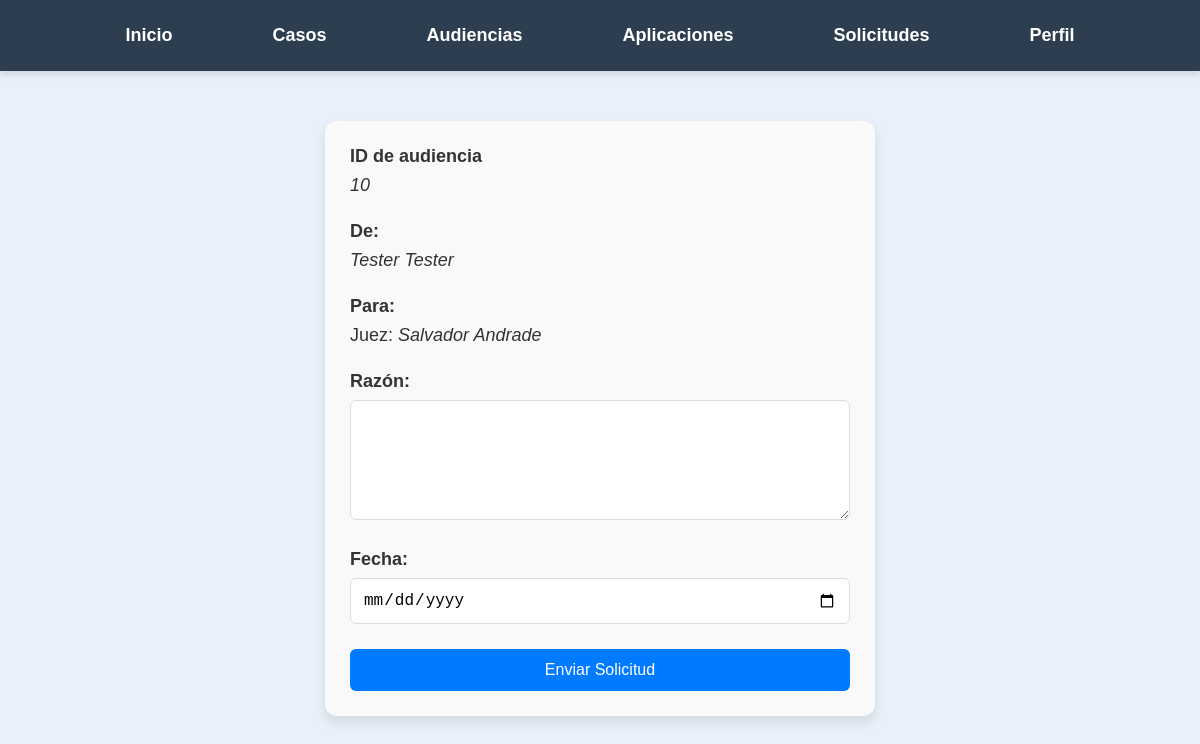
The page /Audiencias/Solicitud_Audiencia.php?id=10 (signed in) on the database its author committed.
### tables this page shows
CREATE TABLE `audiencias` (
  `id` int(11) NOT NULL,
  `titulo` varchar(255) NOT NULL,
  `caso` varchar(50) NOT NULL,
  `modalidad` varchar(50) NOT NULL,
  `fecha` date NOT NULL,
  `hora` time NOT NULL,
  `imputado` varchar(255) NOT NULL,
  `victima` varchar(255) NOT NULL,
  `delito` varchar(50) NOT NULL,
  `descripcion` text DEFAULT NULL,
  `juzgado` varchar(50) NOT NULL,
  `abogado` varchar(50) NOT NULL,
  `fiscal` varchar(50) NOT NULL,
  `sala` varchar(50) NOT NULL,
  `juez_suplente` varchar(50) NOT NULL
);

CREATE TABLE `usuarios` (
  `id` int(11) NOT NULL,
  `nombre` varchar(50) DEFAULT NULL,
  `apellido` varchar(50) DEFAULT NULL,
  `telefono` varchar(15) DEFAULT NULL,
  `tipo` varchar(20) DEFAULT NULL,
  `correo` varchar(100) DEFAULT NULL,
  `contrasena` varchar(255) DEFAULT NULL,
  `terminos` varchar(11) NOT NULL
);

### Audiencias/Solicitud_Audiencia.php (the view, shortened to what this page needs)
<?php
$servername = "localhost";
$username = "root";
$password = "";
$dbname = "legalcc";
$conn = new mysqli($servername, $username, $password, $dbname);
$user_id = $_SESSION['user_id'];
$sql = "SELECT tipo FROM usuarios WHERE id = ?";
$stmt = $conn->prepare($sql);
$stmt->bind_param("i", $user_id);
$stmt->execute();
$stmt->bind_result($tipo_usuario);
$servername = "localhost";
$username = "root";
$password = "";
$dbname = "legalcc";
$conn = new mysqli($servername, $username, $password, $dbname);
$user_id = $_SESSION['user_id'];
$sql_user = "SELECT nombre, apellido FROM usuarios WHERE id = ?";
$stmt_user = $conn->prepare($sql_user);
$stmt_user->bind_param("i", $user_id);
$stmt_user->execute();
$stmt_user->bind_result($nombre_usuario, $apellido_usuario);
$caso_id = isset($_GET['id']) ? (int)$_GET['id'] : 0;
$sql_caso = "SELECT id FROM audiencias WHERE id = ?";
$stmt_caso = $conn->prepare($sql_caso);
$stmt_caso->bind_param("i", $caso_id);
$stmt_caso->execute();
$stmt_caso->bind_result($resultado_id);
$sql_juez = "SELECT id, nombre, apellido FROM usuarios WHERE tipo = 'juez' LIMIT 1";
$stmt_juez = $conn->prepare($sql_juez);
$stmt_juez->execute();
$stmt_juez->bind_result($juez_id, $nombre_juez, $apellido_juez);
?>
<!DOCTYPE html>
<html lang="en">
<head>
</head>
<body>
<nav>
        <ul>
            <li><a href="/Pagina_principal.php">Inicio</a></li>
            <li>
                <a href="/Casos/Buscar_Casos.php">Casos</a>
            </li>
            <li><a href="/Audiencias/Buscar_Audiencias.php">Audiencias</a></li>
            <li><a href="apps.php">Aplicaciones</a></li>
            <?php if ($tipo_usuario === 'juez'): ?>
            <li><a href="/Audiencias/ver_solicitudes.php">Solicitudes</a></li>
            <?php endif; ?>
            <li>
                <a href="/formularios/Perfil.php">Perfil</a>
            </li>
        </ul>
    </nav>
  <form id="miFormulario" action="guardar_datos.php" method="POST">
  <div class="form-section">
    <label><strong>ID de audiencia</strong></label>
    <label><em><?php echo htmlspecialchars($resultado_id); ?></em></label>
</div>
        <div class="form-section">
        <label><strong>De:</strong></label>
          <label><em><?php echo $nombre_usuario . ' ' . $apellido_usuario; ?></em></label>
        </div>
        <div class="form-section">
        <label for="juez"><strong>Para:</strong></label>
        <label>Juez: <em><?php echo $nombre_juez . ' ' . $apellido_juez; ?></em></label>
        </div>
        <div class="form-section">
        <label for="razon"><strong>Razón:</strong></label>
            <textarea id="razon" name="razon" required></textarea>
        </div>
        <div class="form-section">
        <label for="fecha"><strong>Fecha:</strong></label>
            <input type="date" id="fecha" name="fecha" required>
        </div>
        <input type="submit" value="Enviar Solicitud">
    </form>
</body>
</html>

### Audiencias/Solicitud_Audiencia.php (style rules this page uses)
body { font-family: 'Bahnschrift', sans-serif; background-color: #e8f0fa; margin: 0; padding: 0; flex-direction: column; height: 100vh; }
nav { background-color: #2c3e50; padding: 15px 0; box-shadow: 0 4px 6px rgba(0, 0, 0, 0.1); }
ul { list-style-type: none; margin: 0; padding: 0; display: flex; justify-content: center; gap: 40px; }
ul li { position: relative; }
ul li a { text-decoration: none; color: white; font-size: 18px; font-weight: bold; padding: 10px 30px; display: block; transition: background-color 0.3s ease, transform 0.2s ease; border-radius: 8px; }
#miFormulario { background: #f9f9f9; border-radius: 12px; box-shadow: 0 6px 12px rgba(0, 0, 0, 0.1); max-width: 500px; padding: 25px; margin: 50px auto; width: 90%; }
label { font-size: 18px; font-weight: 500; margin-bottom: 8px; display: block; color: #333; }
input[type="hidden"], input[type="date"], textarea { border: 1px solid #ddd; border-radius: 6px; box-sizing: border-box; font-size: 16px; padding: 12px; width: 100%; background-color: #fff; }
textarea { height: 120px; resize: vertical; }
input[type="submit"] { background-color: #007bff; border: none; border-radius: 6px; color: #fff; cursor: pointer; font-size: 16px; padding: 12px; width: 100%; transition: background-color 0.3s, transform 0.2s; }
label[for="juez"] { font-weight: bold; }
.form-section { margin-bottom: 25px; }

### rows shown on the page
audiencias: id "10"
usuarios: nombre "Tester", apellido "Tester"
usuarios: nombre "Salvador", apellido "Andrade"
